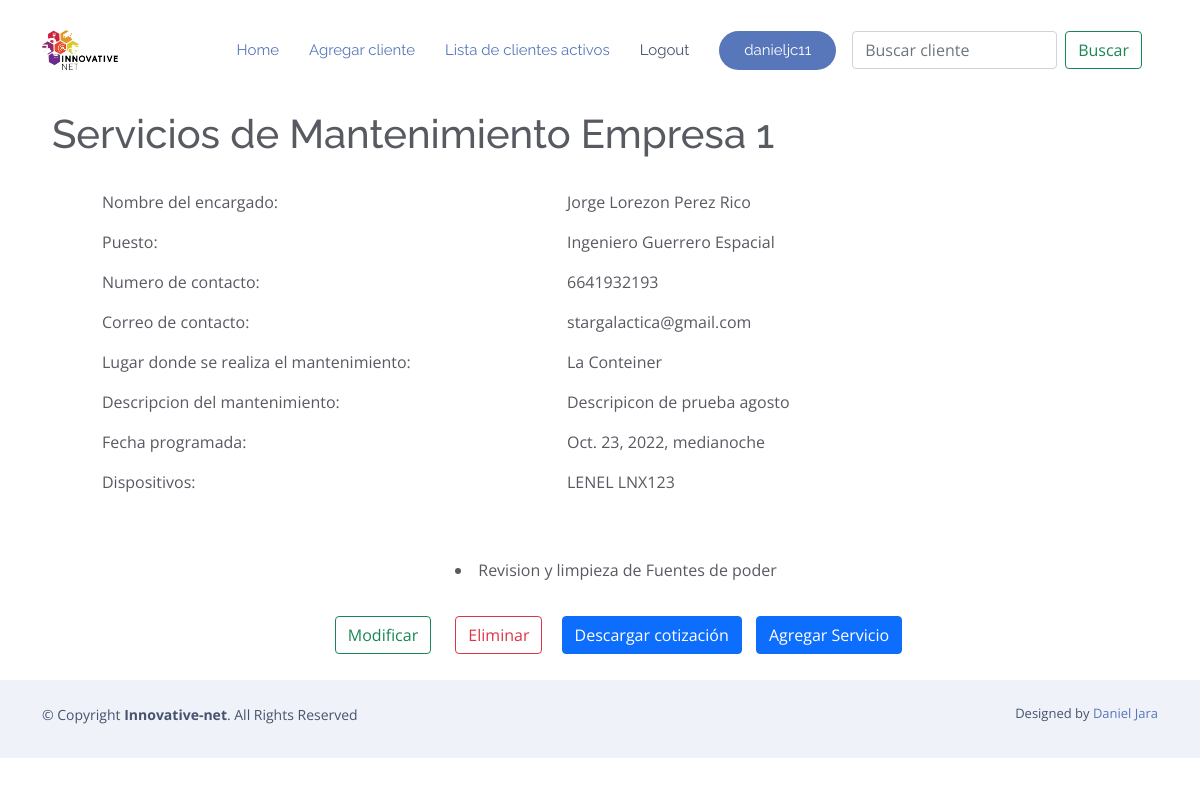
The app's page /mostrar_cliente/41 (signed in), older data.
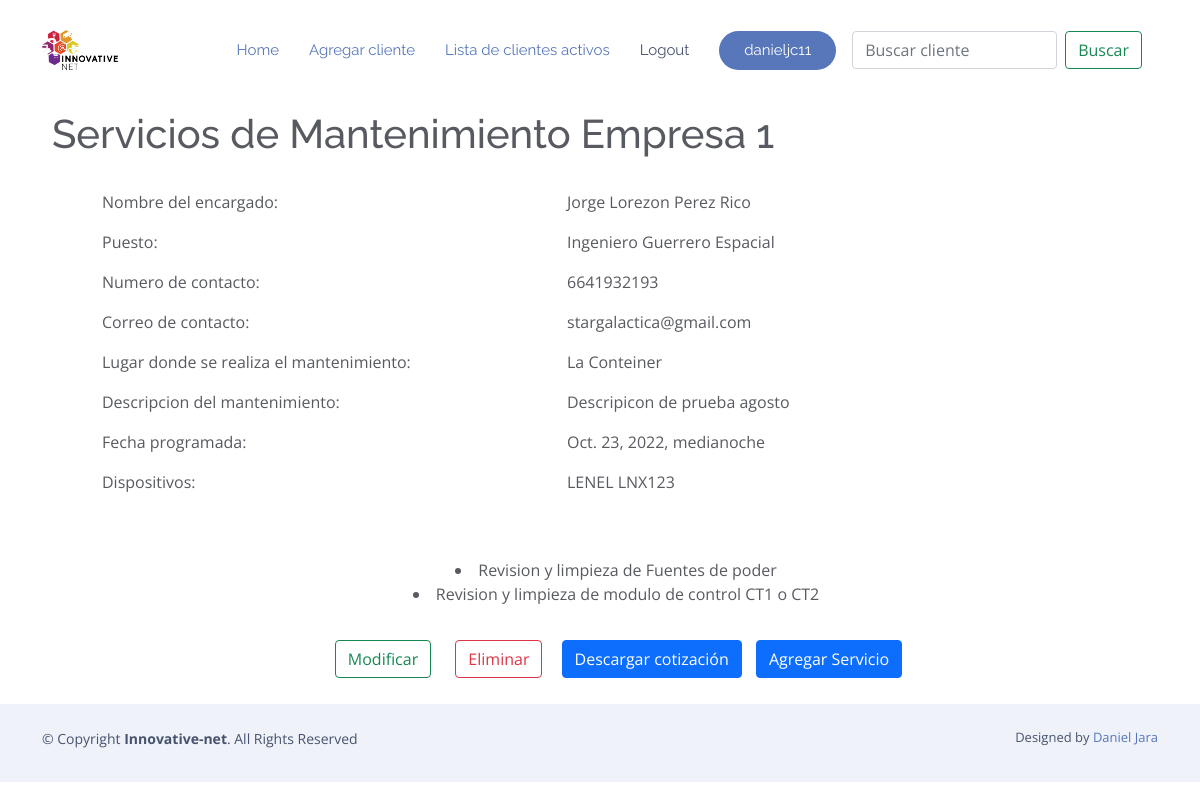
The same page, newer data.
### RPA/models.py (models this page shows, shortened)
class Cliente(models.Model):
    usuario = models.ForeignKey(User, on_delete=models.CASCADE, null=True, blank=True)
    nombre = models.CharField('Nombre de la compañia cliente',max_length=200)
    encargado = models.CharField('Nombre del contacto dentro de la empresa',max_length
    =120)
    puesto_encargado = models.CharField('Puesto del contacto',max_length
    =120)
    numero_contacto=models.CharField('Numero de telefono para contactar',max_length
    =10)
    correo_contacto=models.EmailField('Correo para contactar',blank=True)
    lugar_de_mantenimiento = models.CharField('Lugar en que se realizara el mantenimiento',max_length
    =120,blank=True)
    descripcion_cotizacion = models.TextField('Descripcion de la cotizacion',blank=True)
    fecha = models.DateTimeField('Fecha de realizacion de la cotizacion',blank=True,null=True, default=dateutil.utils.today())
    dispositivo = models.ManyToManyField(Dispositivo, blank=True, related_name="cliente")
    def __str__(self):
        return self.nombre
    class Meta:
        ordering = ['nombre']

class Dispositivo(models.Model):
    marca = models.CharField(max_length=200, verbose_name="Marca del dispositivo", null=True, blank=True)
    titulo = models.CharField(max_length=200, verbose_name="Nombre del dispositivo", null=True, blank=True)
    cantidad = models.IntegerField(verbose_name="Cantidad de dispositivos actuales", null=True)
    actividad = models.CharField(max_length=200, verbose_name="Actividad de mantenimiento a realizar",null=True, blank=True)
    plan = models.CharField(max_length=200, verbose_name="Tipo de poliza/plan", null=True, blank=True)
    def __str__(self):
        return self.marca +" "+ self.titulo
    class Meta:
        ordering = ['titulo']

class Mantenimiento(models.Model):
    cliente = models.ForeignKey(Cliente, on_delete=models.CASCADE, null=True, blank=True)
    limpieza_panel_alarmas = 'Revision y limpieza de panel de alarmas / Remoto'
    revision_limpieza_sensor_humo = 'Revision y limpieza de sensores de humo'
    rev_limp_estrobos = ' Revision y limpieza de estrobos -cornetas - campanas-mixtos'
    rev_limp_fuentespoder = 'Revision y limpieza de Fuentes de poder'
    rev_limp_placasactivacion = 'Revision y limpieza Palancas  de activacion'
    rev_limp_monitoresflujo = 'Revision y limpieza Modulos monitores de Flujo'
    rev_limp_sensoresductos = 'Revision y limpieza sensores de ductos de aire'
    rev_limp_humobeam = 'Revision y limpieza Sensor de humo tipo Beam'
    rev_limp_modulodecontrol = 'Revision y limpieza de modulos de Control'
    rev_limp_modconttrct1ct2 = 'Revision y limpieza de modulo de control CT1 o CT2'
    rev_limp_modreleevadorcr = 'Revision y limpieza de modulo releevador CR'
    rev_veri_resistenciafinlinea = 'Revision y Verificacion de resistencias de fin de linea'
    cambiar_ubi_herramientrasypersonal = 'Cambiar ubicaciones Herramientas y personal (mover el punto A al punto B)'
    relleno_informe = 'Relleno de informe'
    prueba_com_datospanelydisp = 'Prueba de comunicación de datos entre panel y dispositivos, asi como los loops.'
    MANTENIMIENTOS_LISTA = [
        (limpieza_panel_alarmas, 'Revision y limpieza de panel de alarmas / Remoto'),
        (revision_limpieza_sensor_humo, 'Revision y limpieza de sensores de humo'),
        (rev_limp_estrobos, 'Revision y limpieza de estrobos -cornetas - campanas-mixtos'),
        (rev_limp_fuentespoder, 'Revision y limpieza de Fuentes de poder'),
        (rev_limp_placasactivacion, 'Revision y limpieza Palancas  de activacion'),
        (rev_limp_monitoresflujo, 'Revision y limpieza Modulos monitores de Flujo'),
        (rev_limp_sensoresductos, 'Revision y limpieza sensores de ductos de aire'),
        (rev_limp_humobeam, 'Revision y limpieza Sensor de humo tipo Beam'),
        (rev_limp_modulodecontrol, 'Revision y limpieza de modulos de Control'),
        (rev_limp_modconttrct1ct2, 'Revision y limpieza de modulo de control CT1 o CT2'),
        (rev_limp_modreleevadorcr, 'Revision y limpieza de modulo releevador CR'),
        (rev_veri_resistenciafinlinea,'Revision y Verificacion de resistencias de fin de linea'),
        (cambiar_ubi_herramientrasypersonal,'Cambiar ubicaciones Herramientas y personal (mover el punto A al punto B)'),
        (relleno_informe,'Relleno de informe'),
        (prueba_com_datospanelydisp, 'Prueba de comunicación de datos entre panel y dispositivos, asi como los loops.'),
    ]
    Titulo = models.CharField(
        max_length=200,
        choices=MANTENIMIENTOS_LISTA,
        blank=True
    )
    periodisidadactividades = models.IntegerField(verbose_name="Periodicidad regular de actividad de mtto por año", blank=True, null=True )
    periodisidadadicional = models.IntegerField(verbose_name="Periodicidad adicional de actividad de mtto  a la regular", blank=True, null=True)
    tiempoejecucion = models.IntegerField(verbose_name="Tiempo de ejecucion del mtto", blank=True, null=True)
    cantidaddispositivos = models.IntegerField(verbose_name="Cantidad de dispositivos a considerar en periodicidad regular", blank=True, null=True)
    horasactividad = models.IntegerField(verbose_name="horas por actividad de mtto regular =Importe de cantidad x Tiempo de ejecucion", blank=True, null=True)
    costomantenimientoadicional = models.FloatField(verbose_name="Costo Adicional = horas por actividad de mtto adicional =Importe de cantidad x Tiempo de ejecucion ", blank=True, null=True)
    costomantenimientoregular = models.FloatField(verbose_name="Costo Regular = horas por actividad de mtto regular =Importe de cantidad x Tiempo de ejecucion",null=True,blank=True)
    Tecnico = 'Tecnico'
    precioTecnico = 23.68
    ProjectManager = 'Project Manager'
    precioProject = 78.95
    Engineering = 'Ingeniero'
    precioEngineering = 71.05
    Team = 'Equipo de tecnicos'
    precioTeam = 47.36
    Electrical = 'Electrico'
    precioElectrical = 23.68
    Trainer = 'Trainer'
    precioTrainer = 78.95
    tipoDeTrabajo=[(Tecnico,'Tecnico'),
                   (ProjectManager,'Project Manager'),
                   (Engineering,'Ingeniero'),
                   (Team,'Equipo de Tecnicos'),
                   (Electrical,'Electrico'),
                   (Trainer,'Trainer'),
                   ]
    encargadoTrabajo1 = models.ForeignKey(Precio,verbose_name="Encargado del trabajo" ,on_delete=models.CASCADE, default=1)
    def __str__(self):
        return self.Titulo
    class Meta:
        ordering = ['Titulo']

### RPA/views.py (the view)
# urls.py: path('mostrar_cliente/<int:pk>', Mostrar_Cliente.as_view(), name='mostrar_cliente'),
class Mostrar_Cliente(LoginRequiredMixin, DetailView):
    model = Cliente
    object = "cliente"
    template_name = "mantenimientos/detalle_cliente.html"
    def get_context_data(self, **kwargs):
        ctx = super(Mostrar_Cliente, self).get_context_data(**kwargs)
        print(kwargs)
        cat = kwargs.get("object")
        print(cat)
        lol = Cliente.objects.get(nombre = cat)
        ctx['servicios'] = Mantenimiento.objects.filter(cliente = lol)
        return ctx

### RPA/templates/mantenimientos/detalle_cliente.html (shortened to what this page needs)
{% extends "mantenimientos/base.html" %}
{% block body %}
        <div class="container-fluid p-4">
                <h1> Servicios de Mantenimiento {{cliente}}</h1>
        </div>
        <div class="container">
        <div class="container">
                <div class="row">
                <div class="col-5">
                        <ul>Nombre del encargado: </ul>
                        <ul>Puesto: </ul>
                        <ul>Numero de contacto: </ul>
                        <ul>Correo de contacto: </ul>
                        <ul>Lugar donde se realiza el mantenimiento: </ul>
                        <ul>Descripcion del mantenimiento: </ul>
                        <ul>Fecha programada: </ul>
                        <ul>Dispositivos:</ul>
                                <br></br>
                </div>
                <div class="col-5">
                        <ul>{{ cliente.encargado }}</ul>
                        <ul>{{ cliente.puesto_encargado }}</ul>
                        <ul>{{ cliente.numero_contacto }}</ul>
                        <ul>{{ cliente.correo_contacto }}</ul>
                        <ul>{{ cliente.lugar_de_mantenimiento }}</ul>
                        <ul>{{ cliente.descripcion_cotizacion }}</ul>
                        <ul>{{ cliente.fecha }}</ul>
                        {% for dispositivo in cliente.dispositivo.all %}
                                <ul>{{ dispositivo }}</ul>
                        {% endfor %}
                        <br> </br>
                </div>
                <div class="col">
                </div>
                </div>
        </div>
                <center>
                        <div>
                                {% for x in servicios %}
                                        <li>{{ x }}</li>
                                {% endfor %}
                        </div>
                        <br>
                        <div>
                                <a href="{% url 'modificar_cliente' cliente.id %}">
                                        <button type="button" class="btn btn-outline-success" style="margin:10px">Modificar</button>
                                </a>
                                <a href="{% url 'eliminar_cliente' cliente.id %}">
                                        <button type="button" class="btn btn-outline-danger" style="margin:10px">Eliminar</button>
                                </a>
                                <a href="{% url 'cotizacion_pdf' cliente.id %}" download="cotizacion.pdf">
                                        <button type="button" class="btn btn-primary" style="margin:5px">Descargar cotización</button>
                                </a>
                                <a href="{% url 'crear_servicio' %}">
                                        <button type=button class="btn btn-primary" style="margin:5px">Agregar Servicio</button>
                                </a>
                        </div>
                </center>
        </div>
{% endblock %}

### RPA/templates/mantenimientos/base.html (shortened to what this page needs)
{% load static %}
<!DOCTYPE html>
<html lang="en">
<head>
  <link rel="stylesheet" href="https://stackpath.bootstrapcdn.com/bootstrap/4.5.0/css/bootstrap.min.css">
  <link href="{% static '\vendor\aos\aos.css' %}" rel="stylesheet">
  <link href="{% static '\vendor\bootstrap\css\bootstrap.min.css' %}" rel="stylesheet">
  <link href="{% static '\vendor\bootstrap-icons\bootstrap-icons.css' %}" rel="stylesheet">
  <link href="{% static '\vendor\boxicons\css\boxicons.min.css' %}" rel="stylesheet">
  <link href="{% static '\vendor\glightbox\css\glightbox.min.css' %}" rel="stylesheet">
  <link href="{% static '\vendor\swiper\swiper-bundle.min.css' %}" rel="stylesheet">
  <link href="{% static '\css\style.css' %}" rel="stylesheet">
</head>
<body style="padding-top: 70px;">
  <header id="header" class="fixed-top  header-transparent ">
    <div class="container d-flex align-items-center justify-content-between">
      <div class="logo">
        <a href="https://www.innovative-net.mx/"><img src="{% static '\assets\img\horizontal blanco.png' %}" alt="" class="img-fluid"></a>
      </div>
      <nav id="navbar" class="navbar">
        <ul>
          <li><a class="nav-link scrollto active" href="{% url 'home' %}">Home</a></li>
          <li><a class="nav-link scrollto active" href="{% url 'agregar_cliente' %}">Agregar cliente</a></li>
          <li><a class="nav-link scrollto active" href="{% url 'lista_clientes' %}">Lista de clientes activos</a></li>
          {% if request.user.is_authenticated %}
          <li><a class="nav-link scrollto" href="{% url 'logout' %}">Logout</a></li>
          <li><a class="getstarted scrollto" href="" >{{request.user}}</a></li>
          {% else %}
          <li><a class="getstarted scrollto" href="{% url 'login'  %}" >Login</a></li>
          {% endif %}
        </ul>
        <form class="d-flex m-3" method="POST" action="{% url 'buscar_clientes' %}">
          <input class="form-control me-2" type="search" placeholder="Buscar cliente"
                 aria-label="Buscar cliente" name="searched">
          <button class="btn btn-outline-success" type="submit">
            Buscar
          </button>
        </form>
      </nav>
    </div>
  </header>
    <div class="container-fluid m-3">
      {% block body %}
      {% endblock %}
    </div>
        <footer id="footer">
            <div class="container py-4">
              <div class="copyright">
                &copy; Copyright <strong><span>Innovative-net</span></strong>. All Rights Reserved
              </div>
              <div class="credits">
                Designed by <a href="https://bootstrapmade.com/">Daniel Jara</a>
              </div>
            </div>
          </footer>
</body>
        </html>

### RPA/static/css/style.css (style rules this page uses)
body { font-family: "Open Sans", sans-serif; color: #585a61; }
a { color: #5777ba; text-decoration: none; }
h1, h2, h3, h4, h5, h6 { font-family: "Raleway", sans-serif; }
#header { transition: all 0.5s; z-index: 997; transition: all 0.5s; padding: 15px 0; background: rgba(255, 255, 255, 0.95); }
#header.header-transparent { background: transparent; }
#header .logo img { margin: 0; max-height: 40px; }
.navbar { padding: 0; }
.navbar ul { margin: 0; padding: 0; display: flex; list-style: none; align-items: center; }
.navbar li { position: relative; }
.navbar a, .navbar a:focus { display: flex; align-items: center; justify-content: space-between; padding: 10px 0 10px 30px; font-family: "Raleway", sans-serif; font-size: 15px; color: #47536e; white-space: nowrap; transition: 0.3s; }
.navbar a:hover, .navbar .active, .navbar .active:focus, .navbar li:hover > a { color: #5777ba; }
.navbar .getstarted { background: #5777ba; color: #fff; padding: 12px 25px; margin-left: 30px; color: #fff; line-height: 1; border-radius: 50px; }
#footer { background: #fff; padding: 0 0 30px 0; color: #47536e; font-size: 14px; background: #eff2f8; }
#footer .copyright { text-align: center; float: left; color: #47536e; }
#footer .credits { float: right; text-align: center; font-size: 13px; color: #47536e; }

Row changes from the older to the newer data that the page shows:
added Mantenimiento: Titulo "Revision y limpieza de modulo de control CT1 o CT2"
